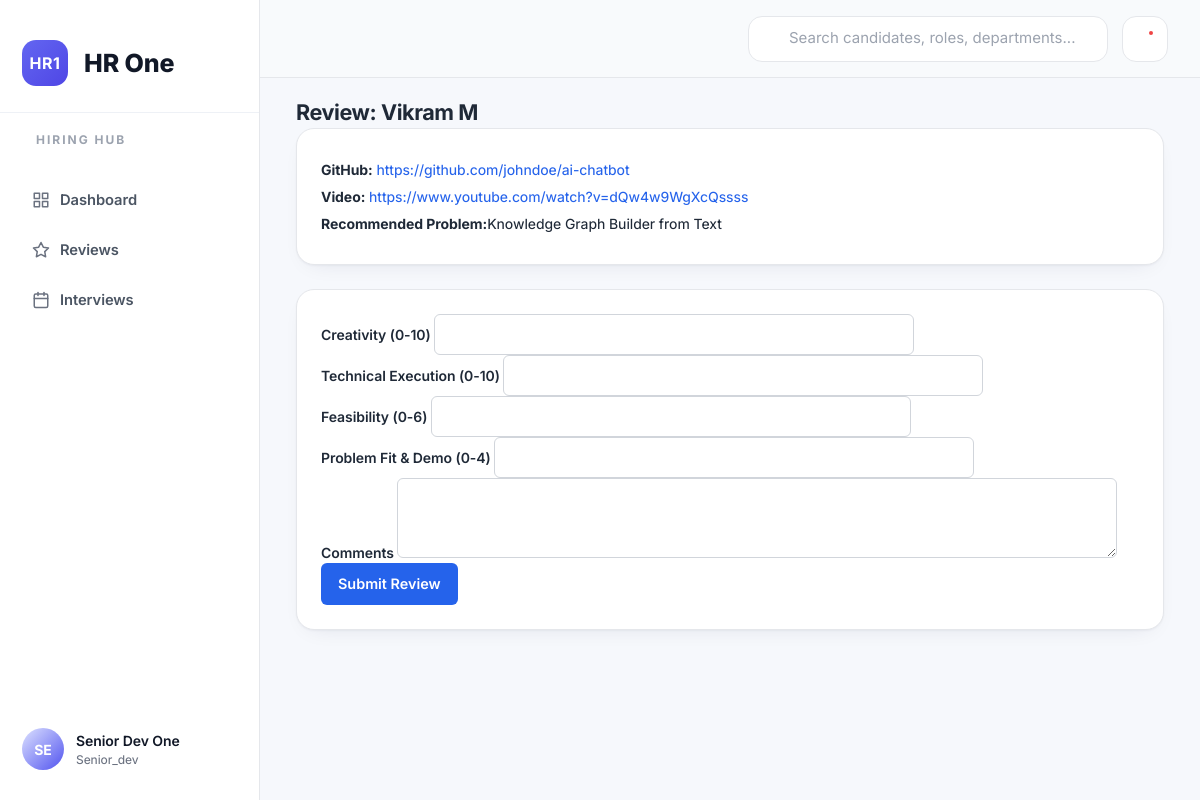
Page /hackathon/senior/review/122226 (signed in) on the committed database.
### app/core/models.py (models this page shows)
class User(Base):
    __tablename__ = "users"
    id: Mapped[int] = mapped_column(Integer, primary_key=True, index=True)
    username: Mapped[str] = mapped_column(String(50), unique=True, nullable=False, index=True)
    password_hash: Mapped[str] = mapped_column(String(255), nullable=False)
    role: Mapped[str] = mapped_column(String(30), nullable=False, index=True)
    full_name: Mapped[str] = mapped_column(String(120), nullable=False)
    skills: Mapped[str] = mapped_column(Text, default="")
    created_at: Mapped[datetime] = mapped_column(DateTime, default=datetime.utcnow)

class Candidate(Base):
    __tablename__ = "candidates"
    id: Mapped[int] = mapped_column(Integer, primary_key=True)
    name: Mapped[str] = mapped_column(String(150), nullable=False, index=True)
    email: Mapped[str] = mapped_column(String(150), nullable=True)
    phone: Mapped[str] = mapped_column(String(30), nullable=True, index=True)
    skills: Mapped[str] = mapped_column(Text, default="")
    flow: Mapped[str | None] = mapped_column(String(50), nullable=True, index=True)  # ai_hackathon_flow | ai_interview_flow
    stage: Mapped[int] = mapped_column(Integer, default=1, index=True)
    status: Mapped[str] = mapped_column(String(30), default="new", index=True)
    created_at: Mapped[datetime] = mapped_column(DateTime, default=datetime.utcnow)
    updated_at: Mapped[datetime] = mapped_column(DateTime, default=datetime.utcnow, onupdate=datetime.utcnow)
    department: Mapped[str | None] = mapped_column(String(50), nullable=True, index=True)
    screening: Mapped[CandidateScreening | None] = relationship(back_populates="candidate", uselist=False)
    decision: Mapped[CandidateDecision | None] = relationship(back_populates="candidate", uselist=False)
    submission: Mapped[Submission | None] = relationship(back_populates="candidate", uselist=False)
    interviews: Mapped[list[Interview]] = relationship(back_populates="candidate")

class Submission(Base):
    __tablename__ = "submissions"
    id: Mapped[int] = mapped_column(Integer, primary_key=True)
    candidate_id: Mapped[int] = mapped_column(ForeignKey("candidates.id"), unique=True, nullable=False)
    github_link: Mapped[str] = mapped_column(String(255), nullable=False)
    video_link: Mapped[str] = mapped_column(String(255), nullable=True)
    notes: Mapped[str] = mapped_column(Text, default="")
    submitted_at: Mapped[datetime] = mapped_column(DateTime, default=datetime.utcnow)
    candidate: Mapped[Candidate] = relationship(back_populates="submission")
    reviews: Mapped[list[SubmissionReview]] = relationship(back_populates="submission")

class CandidateScreening(Base):
    __tablename__ = "candidate_screening"
    id: Mapped[int] = mapped_column(Integer, primary_key=True)
    candidate_id: Mapped[int] = mapped_column(ForeignKey("candidates.id"), unique=True, nullable=False)
    fit_tag: Mapped[str] = mapped_column(String(100), nullable=False)
    fit_score: Mapped[float] = mapped_column(Float, nullable=False)
    recommended_problem: Mapped[str] = mapped_column(Text, nullable=False)
    created_at: Mapped[datetime] = mapped_column(DateTime, default=datetime.utcnow)
    candidate: Mapped[Candidate] = relationship(back_populates="screening")

### app/routes/hackathon.py (the view)
@router.get(
    "/senior/review/{candidate_id}",
    response_class=HTMLResponse,
)
def senior_review_page(
    candidate_id: int,
    request: Request,
    db: Session = Depends(get_db),
    user: User = Depends(require_role("senior_dev")),
):
    candidate = db.get(Candidate, candidate_id)
    if not candidate or not candidate.submission:
        raise HTTPException(
            status_code=404,
            detail="Submission not found",
        )
    return templates.TemplateResponse(
        request,
        "senior_review_detail.html",
        {
            "user": user,
            "candidate": candidate,
        },
    )

### templates/senior_review_detail.html
{% extends "base.html" %}
{% block content %}
<h2>Review: {{ candidate.name }}</h2>
<div class="card">
  <p><b>GitHub:</b> <a href="{{ candidate.submission.github_link }}" target="_blank">{{ candidate.submission.github_link }}</a></p>
  <p><b>Video:</b> <a href="{{ candidate.submission.video_link }}" target="_blank">{{ candidate.submission.video_link }}</a></p>
  <p><b>Recommended Problem:</b>{{ candidate.screening.recommended_problem}}</p>
</div>
<form
    method="post"
    action="{{ request.url_for('submit_hackathon_review', candidate_id=candidate.id) }}"
    class="card"
>
  <label>Creativity (0-10) <input type="number" min="0" max="10" name="creativity" required></label>
  <label>Technical Execution (0-10) <input type="number" min="0" max="10" name="technical_execution" required></label>
  <label>Feasibility (0-6) <input type="number" min="0" max="6" name="feasibility" required></label>
  <label>Problem Fit & Demo (0-4) <input type="number" min="0" max="4" name="problem_fit_demo" required></label>
  <label>Comments <textarea name="comments"></textarea></label>
  <button type="submit">Submit Review</button>
</form>
{% endblock %}

### templates/_sidebar.html (shortened to what this page needs)
<aside class="sidebar">
    <div class="sidebar-brand">
        <div class="sidebar-logo">
            <div class="logo-icon">HR1</div>
            <div class="logo-text">
                HR One
            </div>
        </div>
    </div>
     <div class="sidebar-title">
            HIRING HUB
        </div>
  <nav>
    <ul class="sidebar-nav">
      <li>
        <a href="{{ request.url_for('dashboard').path }}">
          <svg class="icon" viewBox="0 0 24 24" fill="none" stroke="currentColor" stroke-width="2" stroke-linecap="round" stroke-linejoin="round"><rect x="3" y="3" width="7" height="7"/><rect x="14" y="3" width="7" height="7"/><rect x="3" y="14" width="7" height="7"/><rect x="14" y="14" width="7" height="7"/></svg>
          <span>Dashboard</span>
        </a>
      </li>
      {% if user.role in ["senior_dev", "admin"] %}
        <li>
          <a href="{{ request.url_for('senior_reviews').path }}">
            <svg class="icon" viewBox="0 0 24 24" fill="none" stroke="currentColor" stroke-width="2" stroke-linecap="round" stroke-linejoin="round"><polygon points="12 2 15.09 8.26 22 9.27 17 14.14 18.18 21.02 12 17.77 5.82 21.02 7 14.14 2 9.27 8.91 8.26 12 2"/></svg>
            <span>Reviews</span>
          </a>
        </li>
      {% endif %}
      {% if user.role in ["senior_dev", "admin"] %}
        <li>
          <a href="{{ request.url_for('senior_interviews').path }}">
            <svg class="icon" viewBox="0 0 24 24" fill="none" stroke="currentColor" stroke-width="2" stroke-linecap="round" stroke-linejoin="round"><rect x="3" y="4" width="18" height="18" rx="2" ry="2"/><line x1="16" y1="2" x2="16" y2="6"/><line x1="8" y1="2" x2="8" y2="6"/><line x1="3" y1="10" x2="21" y2="10"/></svg>
            <span>Interviews</span>
          </a>
        </li>
      {% endif %}
    </ul>
  </nav>
 <div class="sidebar-footer">
    <div class="sidebar-user">
        <div class="sidebar-user-avatar">
            {{ (user.full_name or "HR")[:2]|upper }}
        </div>
        <div class="sidebar-user-info">
            <div class="sidebar-user-name">
                {{ user.full_name }}
            </div>
            <div class="sidebar-user-role">
                {{ user.role|capitalize }}
            </div>
        </div>
    </div>
</div>
</aside>

### rows in the picture
User: full_name "SE", full_name "Senior Dev One", role "Senior_dev"
Candidate: name "Vikram M"
Submission: submission.github_link "https://github.com/johndoe/ai-chatbot", submission.video_link "https://www.youtube.com/watch?v=dQw4w9WgXcQssss"
CandidateScreening: screening.recommended_problem "Knowledge Graph Builder from Text"
